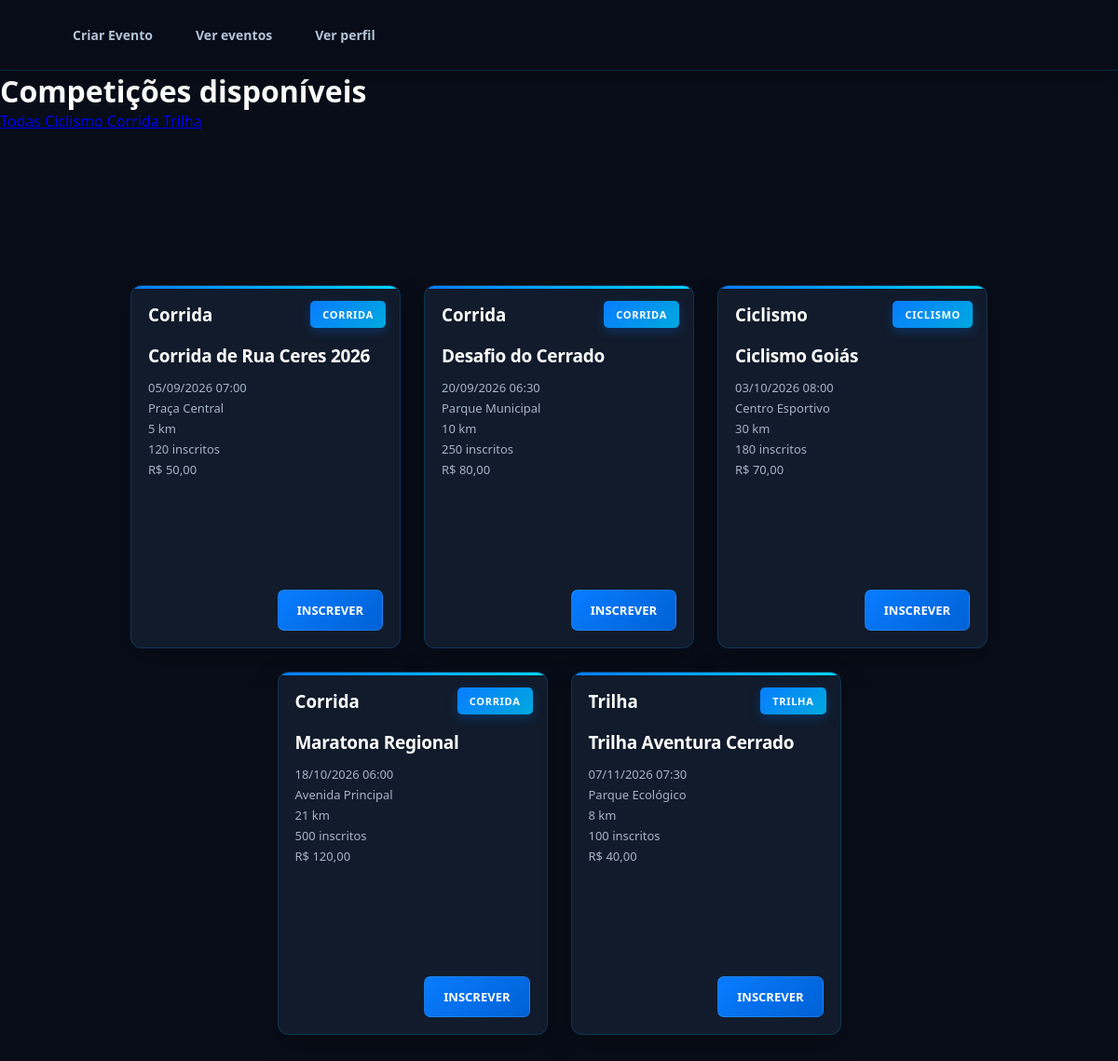
The page /esportivo/html/home.php on the database as committed earlier.
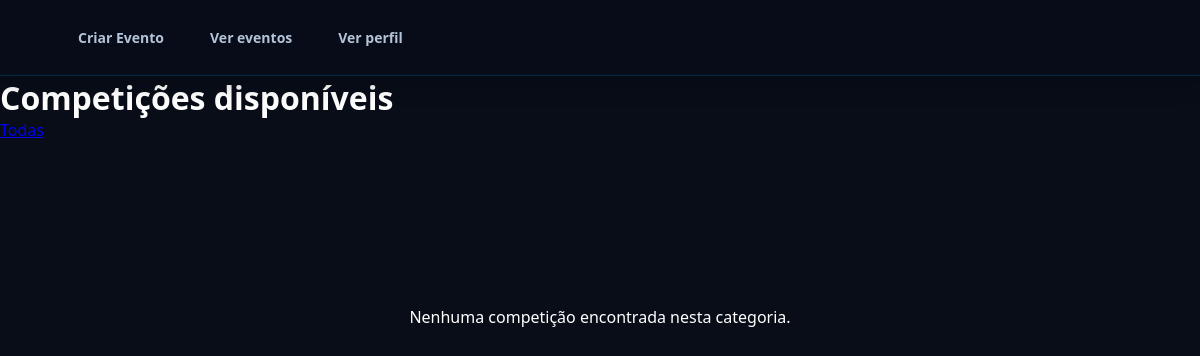
The same page on the database as committed later.
### tables this page shows
CREATE TABLE IF NOT EXISTS `evento` (
  `evento_id` INT NOT NULL AUTO_INCREMENT,
  `evento_nome` VARCHAR(150) NOT NULL,
  `evento_data` DATETIME NOT NULL,
  `evento_local` VARCHAR(100) NOT NULL,
  `evento_modalidade` VARCHAR(100) NOT NULL,
  `evento_inscritos` INT,
  `evento_valor` FLOAT NOT NULL,
  `evento_distancia` VARCHAR(60) NOT NULL,
  `evento_imagem` VARCHAR(200),

  PRIMARY KEY (`evento_id`));

### esportivo/html/home.php (the view, shortened to what this page needs)
<?php
require_once "funcoes.php";
$selecionada = trim($_GET['categoria'] ?? '');
$sql= "SELECT DISTINCT evento_modalidade FROM evento WHERE evento_modalidade IS NOT NULL
       AND evento_modalidade != '' ORDER BY evento_modalidade ASC";
$resultadoCategoria = $conexao->query($sql);
if ($selecionada !== '') {
    $sql = "SELECT * FROM evento WHERE evento_modalidade = ? ORDER BY evento_data ASC";
    $stmt = $conexao->prepare($sql);
    $stmt->bind_param("s", $selecionada);
    $stmt->execute();
    $resultadoEvento = $stmt->get_result();
} else {
    $sql = "SELECT * FROM evento ORDER BY evento_data ASC";
    $resultadoEvento = $conexao->query($sql);
}
?>
<!DOCTYPE html>
<html lang="pt-BR">
<head>
    <link rel="stylesheet" href="home.css">
</head>
<body>
    <nav>
        <ul>
            <li><a href="evento/cad_eventos.php">Criar Evento</a></li>
            <li><a href="listar_evento.php">Ver eventos</a></li>
            <li><a href="perfil.php">Ver perfil</a></li>
        </ul>
    </nav>
    <h1>Competições disponíveis</h1>
    <div class="filtros">
        <a href="home.php"
           class="btn-filtro <?= $selecionada === '' ? 'ativo' : '' ?>">
        </a>
<?php
while ($categoria = $resultadoCategoria->fetch_assoc()) {
    $nomeCategoria = $categoria['evento_modalidade'];
?>
    <a href="home.php?categoria=<?= urlencode($nomeCategoria) ?>"
       class="btn-filtro">
    </a>
<?php
}
?>
</div>
<div class="cards">
<?php
echo '</div>';
echo '<div class="cards">';
if ($resultadoEvento && $resultadoEvento->num_rows > 0) {
    while ($evento = $resultadoEvento->fetch_assoc()) {
        echo '<div class="card">';
        echo '<span class="tipo">' . htmlspecialchars($evento['evento_modalidade']) . '</span>';
        echo '<h3>' . htmlspecialchars($evento['evento_modalidade']) . '</h3>';
        echo '<h2>' . htmlspecialchars($evento['evento_nome']) . '</h2>';
        echo '<p>' . date('d/m/Y H:i', strtotime($evento['evento_data'])) . '</p>';
        echo '<p>' . htmlspecialchars($evento['evento_local']) . '</p>';
        echo '<p>' . htmlspecialchars($evento['evento_distancia']) . '</p>';
        echo '<p>' . htmlspecialchars($evento['evento_inscritos'] ?? 0) . ' inscritos</p>';
        echo '<p>R$ ' . number_format($evento['evento_valor'], 2, ',', '.') . '</p>';
        echo '<a href="inscricao.php?id=' . $evento['evento_id'] . '" class="btn-inscrever">Inscrever</a>';
        echo '</div>';
    }
} else {
    echo '<p>Nenhuma competição encontrada nesta categoria.</p>';
}
echo '</div>';
?>
</body>
</html>

### esportivo/html/home.css (style rules this page uses)
:root { --background: #080d18; --surface: #111b2b; --surface-hover: #19283c; --primary: #087cff; --secondary: #00d4ff; --text: #ffffff; --muted: #a6b4c8; --border: rgba(0, 160, 255, .2); }
* { margin: 0; padding: 0; box-sizing: border-box; }
html { scroll-behavior: smooth; }
body { background: var(--background); color: var(--text); font-family: 'Segoe UI', Arial, sans-serif; min-height: 100vh; }
nav { position: sticky; top: 0; z-index: 100; width: 100%; background: rgba(8, 13, 24, .96); backdrop-filter: blur(15px); border-bottom: 1px solid var(--border); box-shadow: 0 5px 25px rgba(0, 0, 0, .3); }
nav ul { display: flex; align-items: center; flex-wrap: wrap; gap: 10px; padding: 16px 5%; list-style: none; }
nav a { display: block; padding: 12px 18px; color: #b4c4d8; font-size: 14px; font-weight: 700; text-decoration: none; border-radius: 7px; transition: .25s ease; }
.cards { display: flex; justify-content: center; align-items: stretch; flex-wrap: wrap; gap: 25px; padding: 55px 5%; }
.card { position: relative; width: 290px; min-height: 390px; padding: 18px 18px 75px; background: var(--surface); border: 1px solid var(--border); border-radius: 12px; box-shadow: 0 12px 30px rgba(0, 0, 0, .25); overflow: hidden; transition: .3s ease; animation: entrada .5s ease both; }
.card::before { content: ""; position: absolute; top: 0; left: 0; width: 100%; height: 3px; background: linear-gradient( 90deg, var(--primary), var(--secondary) ); }
.tipo { position: absolute; top: 16px; right: 15px; padding: 7px 13px; background: linear-gradient(135deg, #087cff, #00a9df); color: white; border-radius: 5px; font-size: 11px; font-weight: 800; text-transform: uppercase; letter-spacing: .7px; box-shadow: 0 4px 12px rgba(0, 124, 255, .25); }
.card h2 { margin-top: 19px; margin-bottom: 10px; color: white; font-size: 19px; font-weight: 800; letter-spacing: -.3px; }
.card p { color: var(--muted); font-size: 13px; line-height: 1.7; }
.btn-inscrever { position: absolute; bottom: 18px; right: 18px; display: inline-block; padding: 12px 20px; background: linear-gradient(135deg, #087cff, #0061d5); color: white; border: 1px solid rgba(255,255,255,.1); border-radius: 7px; font-size: 13px; font-weight: 800; text-decoration: none; text-transform: uppercase; transition: .3s ease; }

Rows that differ between the two databases and show on the page:
removed evento: evento_modalidade "CORRIDA", evento_modalidade "Corrida", evento_nome "Corrida de Rua Ceres 2026", evento_data "05/09/2026 07:00", evento_local "Praça Central", evento_distancia "5 km", evento_inscritos "120", evento_valor "50,00"
removed evento: evento_modalidade "CORRIDA", evento_modalidade "Corrida", evento_nome "Desafio do Cerrado", evento_data "20/09/2026 06:30", evento_local "Parque Municipal", evento_distancia "10 km", evento_inscritos "250", evento_valor "80,00"
removed evento: evento_modalidade "CICLISMO", evento_modalidade "Ciclismo", evento_nome "Ciclismo Goiás", evento_data "03/10/2026 08:00", evento_local "Centro Esportivo", evento_distancia "30 km", evento_inscritos "180", evento_valor "70,00"
removed evento: evento_modalidade "CORRIDA", evento_modalidade "Corrida", evento_nome "Maratona Regional", evento_data "18/10/2026 06:00", evento_local "Avenida Principal", evento_distancia "21 km", evento_inscritos "500", evento_valor "120,00"
removed evento: evento_modalidade "TRILHA", evento_modalidade "Trilha", evento_nome "Trilha Aventura Cerrado", evento_data "07/11/2026 07:30", evento_local "Parque Ecológico", evento_distancia "8 km", evento_inscritos "100", evento_valor "40,00"
Other text that changed with them:
text now shown: "Nenhuma competição encontrada nesta categoria."
